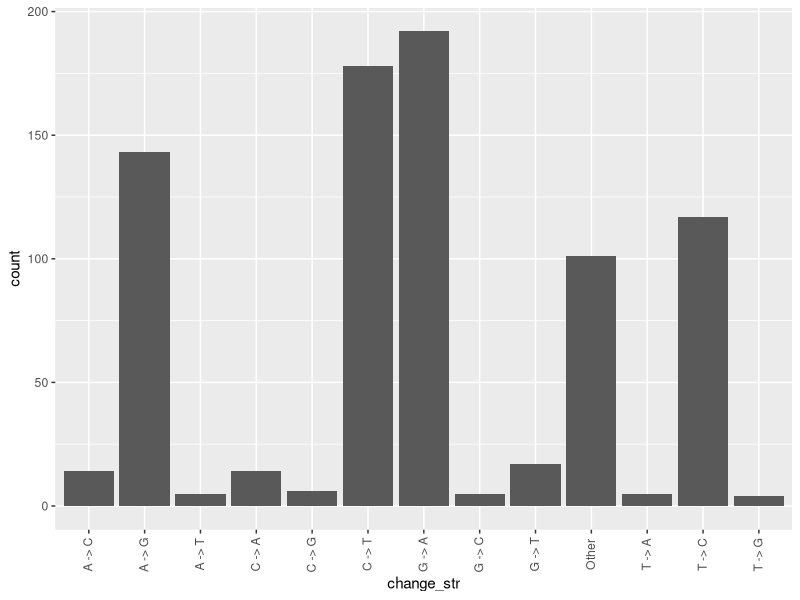

Write the R code that produced this figure.
## ---- chunk 1
# install a package from CRAN
install.packages("ggplot2")
install.packages("dplyr")
## ---- chunk 2
library("dplyr")          ## loads in dplyr package to use
library("tidyr")          ## loads in tidyr package to use
library("ggplot2")          ## loads in ggplot2 package to use
library("readr")          ## load in readr package to use
## ---- chunk 3
variants <- read_csv("data/combined_tidy_vcf.csv") 
## ---- chunk 4
glimpse(variants)
## ---- chunk 5
select(variants, sample_id, REF, ALT, DP)
## ---- chunk 6
select(variants, -CHROM)
## ---- chunk 7
select(variants, ends_with("B"))
## ---- chunk 8
# First, we select "POS" and all columns with letter "i". This will contain columns Indiv and FILTER. 
variants_subset <- select(variants, POS, contains("i"))
# Next, we remove columns Indiv and FILTER
variants_result <- select(variants_subset, -Indiv, -FILTER)
variants_result
## ---- chunk 9
variants_result <- select(variants, POS, contains("i"), -Indiv, -FILTER)
variants_result
## ---- chunk 10
filter(variants, sample_id == "SRR2584863")
## ---- chunk 11
# rows for which the reference genome has T or G
filter(variants, REF %in% c("T", "G"))
# rows that have TRUE in the column INDEL
filter(variants, INDEL)
# rows that don't have missing data in the IDV column
filter(variants, !is.na(IDV))
## ---- chunk 12
# rows with QUAL values greater than or equal to 100
filter(variants, QUAL >= 100)
## ---- chunk 13
# this is equivalent to:
#   filter(variants, sample_id == "SRR2584863" & QUAL >= 100)
filter(variants, sample_id == "SRR2584863", QUAL >= 100)
# using `|` logical operator
filter(variants, sample_id == "SRR2584863", (MQ >= 50 | QUAL >= 100))
## ---- chunk 14
filter(variants, POS >= 1e6 & POS <= 2e6, QUAL > 200, !INDEL)
## ---- chunk 15
variants %>%
  filter(sample_id == "SRR2584863") %>%
  select(REF, ALT, DP)
## ---- chunk 16
SRR2584863_variants <- variants %>%
  filter(sample_id == "SRR2584863") %>%
  select(REF, ALT, DP)
## ---- chunk 17
SRR2584863_variants
## ---- chunk 18
SRR2584863_variants %>% slice(1:6)
## ---- chunk 19
SRR2584863_variants %>% slice(10:25)
## ---- chunk 20
 variants %>%
 filter(sample_id == "SRR2584863" & DP >= 10) %>%
 slice(5:11) %>%
 select(sample_id, DP, REF, ALT, POS)
## ---- chunk 21
variants %>%
  mutate(POLPROB = 1 - (10 ^ -(QUAL/10)))
## ---- chunk 22
variants %>%
 mutate(POLPROB = 1 - 10 ^ -(QUAL/10)) %>%
 select(sample_id, POS, QUAL, POLPROB)
## ---- chunk 23
variants <- variants %>%
  mutate(len_REF2 = nchar(REF),
         len_ALT2 = nchar(ALT),
         change_str = if_else((len_REF2 == len_ALT2) & (len_REF2 == 1),
                              paste(REF, "->", ALT),
                              "Other")
  )

ggplot(variants, aes(x = change_str)) +
  geom_bar() +
  theme(
    axis.text.x = element_text(angle = 90, vjust = 0.4)
  )
## ---- chunk 24
variants %>%
  group_by(sample_id) %>%
  tally()
## ---- chunk 25
variants %>%
  count(sample_id)
## ---- chunk 26
variants %>%
  count(INDEL)
## ---- chunk 27
variants %>%
  group_by(sample_id) %>%
  summarize(
    mean_DP = mean(DP),
    median_DP = median(DP),
    min_DP = min(DP),
    max_DP = max(DP))
## ---- chunk 28
variants_wide <- variants %>%
  group_by(sample_id, CHROM) %>%
  summarize(mean_DP = mean(DP)) %>%
  pivot_wider(names_from = sample_id, values_from = mean_DP)
variants_wide
## ---- chunk 29
variants_wide %>%
  pivot_longer(-CHROM, names_to = "sample_id", values_to = "mean_DP")
